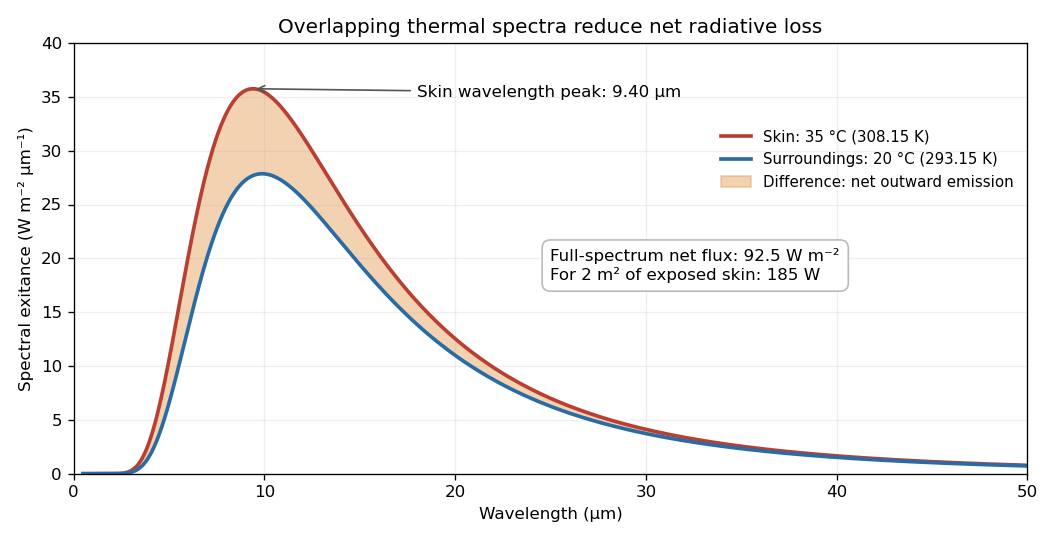

Recreate this plot in Python.
"""Original 2021 short-options solution figure; Python 3.14, NumPy/Matplotlib.

Run from the desired output directory. The only figure output is the PNG
with this script's basename, written in the current working directory.
"""
from pathlib import Path

import matplotlib
matplotlib.use("Agg")
import matplotlib.pyplot as plt
import numpy as np

h = 6.62607015e-34
c = 299792458.0
k = 1.380649e-23
wavelength_um = np.linspace(0.5, 60.0, 2500)
wavelength_m = wavelength_um * 1e-6

def exitance(temperature):
    """Hemispherical spectral exitance in W m^-2 micrometre^-1."""
    return (2 * np.pi * h * c**2 / wavelength_m**5
            / np.expm1(h * c / (wavelength_m * k * temperature)) * 1e-6)

skin = exitance(308.15)
room = exitance(293.15)
fig, ax = plt.subplots(figsize=(8.8, 4.5), dpi=120, facecolor="white")
ax.set_facecolor("white")
ax.plot(wavelength_um, skin, color="#b83f32", lw=2.2, label="Skin: 35 °C (308.15 K)")
ax.plot(wavelength_um, room, color="#286ba5", lw=2.2, label="Surroundings: 20 °C (293.15 K)")
ax.fill_between(wavelength_um, room, skin, color="#e4a25b", alpha=0.48,
                label="Difference: net outward emission")
ax.set(xlim=(0, 50), ylim=(0, 40), xlabel="Wavelength (µm)",
       ylabel="Spectral exitance (W m⁻² µm⁻¹)",
       title="Overlapping thermal spectra reduce net radiative loss")
ax.annotate("Skin wavelength peak: 9.40 µm", xy=(9.40377, np.max(skin)),
            xytext=(18, 35), arrowprops={"arrowstyle": "->", "color": "#555555"},
            fontsize=10)
ax.text(25, 18, "Full-spectrum net flux: 92.5 W m⁻²\nFor 2 m² of exposed skin: 185 W", fontsize=10,
        bbox={"boxstyle": "round,pad=0.5", "facecolor": "white", "edgecolor": "#bbbbbb"})
ax.legend(loc="upper right", bbox_to_anchor=(1.0, 0.83), fontsize=9, frameon=False)
ax.grid(alpha=0.2)
fig.tight_layout()
fig.savefig(Path.cwd() / Path(__file__).with_suffix(".png").name,
            facecolor="white", transparent=False, metadata={"Software": "Matplotlib"})
plt.close(fig)
